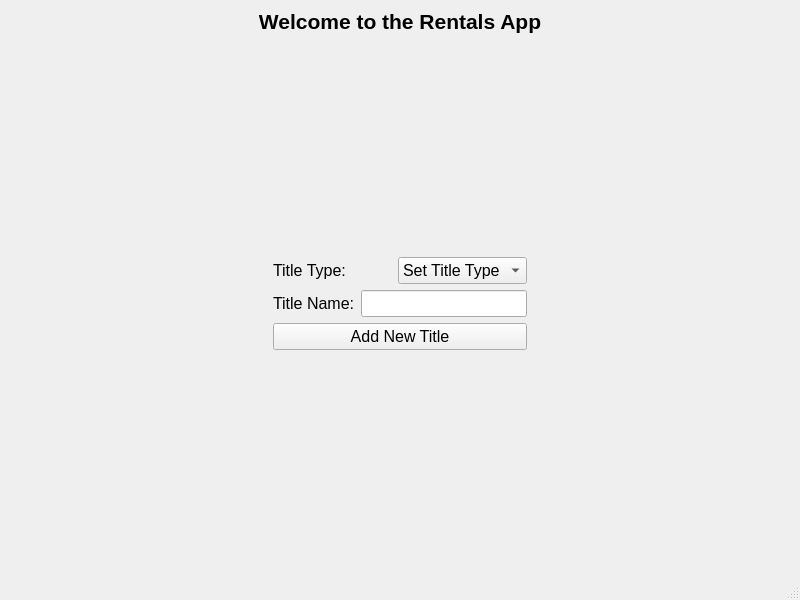
<?xml version="1.0" encoding="UTF-8"?>
<ui version="4.0">
 <class>MainWindow</class>
 <widget class="QMainWindow" name="MainWindow">
  <property name="geometry">
   <rect>
    <x>0</x>
    <y>0</y>
    <width>800</width>
    <height>600</height>
   </rect>
  </property>
  <property name="font">
   <font>
    <pointsize>12</pointsize>
   </font>
  </property>
  <property name="windowTitle">
   <string>MainWindow</string>
  </property>
  <widget class="QWidget" name="centralwidget">
   <layout class="QGridLayout" name="gridLayout_5">
    <item row="2" column="0">
     <spacer name="verticalSpacer_3">
      <property name="orientation">
       <enum>Qt::Vertical</enum>
      </property>
      <property name="sizeHint" stdset="0">
       <size>
        <width>20</width>
        <height>40</height>
       </size>
      </property>
     </spacer>
    </item>
    <item row="5" column="0">
     <spacer name="verticalSpacer_2">
      <property name="orientation">
       <enum>Qt::Vertical</enum>
      </property>
      <property name="sizeHint" stdset="0">
       <size>
        <width>20</width>
        <height>40</height>
       </size>
      </property>
     </spacer>
    </item>
    <item row="4" column="0">
     <widget class="QStackedWidget" name="stackedWidget">
      <property name="currentIndex">
       <number>5</number>
      </property>
      <widget class="QWidget" name="loginScreen">
       <layout class="QGridLayout" name="gridLayout">
        <item row="0" column="1">
         <widget class="QLabel" name="label">
          <property name="text">
           <string>Welcome! Please Login:</string>
          </property>
          <property name="alignment">
           <set>Qt::AlignCenter</set>
          </property>
         </widget>
        </item>
        <item row="1" column="0">
         <spacer name="horizontalSpacer">
          <property name="orientation">
           <enum>Qt::Horizontal</enum>
          </property>
          <property name="sizeHint" stdset="0">
           <size>
            <width>40</width>
            <height>20</height>
           </size>
          </property>
         </spacer>
        </item>
        <item row="3" column="1">
         <widget class="QPushButton" name="loginButton">
          <property name="text">
           <string>Login</string>
          </property>
         </widget>
        </item>
        <item row="1" column="1">
         <layout class="QHBoxLayout" name="horizontalLayout">
          <item>
           <widget class="QLabel" name="userLabel">
            <property name="text">
             <string>username:</string>
            </property>
           </widget>
          </item>
          <item>
           <widget class="QLineEdit" name="username"/>
          </item>
         </layout>
        </item>
        <item row="1" column="2">
         <spacer name="horizontalSpacer_2">
          <property name="orientation">
           <enum>Qt::Horizontal</enum>
          </property>
          <property name="sizeHint" stdset="0">
           <size>
            <width>40</width>
            <height>20</height>
           </size>
          </property>
         </spacer>
        </item>
        <item row="2" column="1">
         <layout class="QHBoxLayout" name="horizontalLayout_2">
          <item>
           <widget class="QLabel" name="passwordLabel">
            <property name="text">
             <string>password:</string>
            </property>
           </widget>
          </item>
          <item>
           <widget class="QLineEdit" name="password">
            <property name="echoMode">
             <enum>QLineEdit::Password</enum>
            </property>
           </widget>
          </item>
         </layout>
        </item>
       </layout>
      </widget>
      <widget class="QWidget" name="managerScreen">
       <layout class="QVBoxLayout" name="verticalLayout_6">
        <item>
         <widget class="QLabel" name="managerMenuLabel">
          <property name="font">
           <font>
            <pointsize>16</pointsize>
            <bold>true</bold>
           </font>
          </property>
          <property name="text">
           <string>Manager's Menu</string>
          </property>
          <property name="alignment">
           <set>Qt::AlignCenter</set>
          </property>
         </widget>
        </item>
        <item>
         <layout class="QHBoxLayout" name="horizontalLayout_15">
          <item>
           <widget class="QPushButton" name="addUser">
            <property name="text">
             <string>Add User</string>
            </property>
           </widget>
          </item>
          <item>
           <widget class="QPushButton" name="updateUser">
            <property name="text">
             <string>Update User</string>
            </property>
           </widget>
          </item>
          <item>
           <widget class="QPushButton" name="deleteUser">
            <property name="text">
             <string>Delete User</string>
            </property>
           </widget>
          </item>
         </layout>
        </item>
        <item>
         <layout class="QHBoxLayout" name="horizontalLayout_16">
          <item>
           <widget class="QPushButton" name="addTitle">
            <property name="text">
             <string>Add Title</string>
            </property>
           </widget>
          </item>
          <item>
           <widget class="QPushButton" name="updateTitle">
            <property name="text">
             <string>Update Title</string>
            </property>
           </widget>
          </item>
          <item>
           <widget class="QPushButton" name="deleteTitle">
            <property name="text">
             <string>Delete Title</string>
            </property>
           </widget>
          </item>
         </layout>
        </item>
        <item>
         <layout class="QHBoxLayout" name="horizontalLayout_17">
          <item>
           <widget class="QPushButton" name="addCustomer">
            <property name="text">
             <string>Add Customer</string>
            </property>
           </widget>
          </item>
          <item>
           <widget class="QPushButton" name="updateCustomer">
            <property name="text">
             <string>Update Customer</string>
            </property>
           </widget>
          </item>
          <item>
           <widget class="QPushButton" name="deleteCustomer">
            <property name="text">
             <string>Delete Customer</string>
            </property>
           </widget>
          </item>
         </layout>
        </item>
       </layout>
      </widget>
      <widget class="QWidget" name="clerkScreen">
       <layout class="QGridLayout" name="gridLayout_10">
        <item row="0" column="0">
         <layout class="QVBoxLayout" name="verticalLayout">
          <item>
           <widget class="QLabel" name="clerkMenuLabel">
            <property name="font">
             <font>
              <pointsize>14</pointsize>
              <bold>true</bold>
             </font>
            </property>
            <property name="text">
             <string>Clerk's Menu</string>
            </property>
            <property name="alignment">
             <set>Qt::AlignCenter</set>
            </property>
           </widget>
          </item>
          <item>
           <layout class="QHBoxLayout" name="horizontalLayout_24">
            <item>
             <widget class="QPushButton" name="addCustomerClerk">
              <property name="text">
               <string>Add Customer</string>
              </property>
             </widget>
            </item>
            <item>
             <widget class="QPushButton" name="updateCustomerClerk">
              <property name="text">
               <string>Update Customer</string>
              </property>
             </widget>
            </item>
            <item>
             <widget class="QPushButton" name="viewTitles">
              <property name="text">
               <string>View Titles</string>
              </property>
             </widget>
            </item>
           </layout>
          </item>
         </layout>
        </item>
       </layout>
      </widget>
      <widget class="QWidget" name="addUserForm">
       <layout class="QHBoxLayout" name="horizontalLayout_9">
        <item>
         <spacer name="horizontalSpacer_7">
          <property name="orientation">
           <enum>Qt::Horizontal</enum>
          </property>
          <property name="sizeHint" stdset="0">
           <size>
            <width>40</width>
            <height>20</height>
           </size>
          </property>
         </spacer>
        </item>
        <item>
         <layout class="QVBoxLayout" name="verticalLayout_2">
          <item>
           <layout class="QHBoxLayout" name="horizontalLayout_4">
            <item>
             <widget class="QLabel" name="roleLabel">
              <property name="text">
               <string>Role:</string>
              </property>
             </widget>
            </item>
            <item>
             <widget class="QComboBox" name="roleSelector">
              <item>
               <property name="text">
                <string>Set Role</string>
               </property>
              </item>
              <item>
               <property name="text">
                <string>Clerk</string>
               </property>
              </item>
              <item>
               <property name="text">
                <string>Manager</string>
               </property>
              </item>
             </widget>
            </item>
           </layout>
          </item>
          <item>
           <layout class="QHBoxLayout" name="horizontalLayout_5">
            <item>
             <widget class="QLabel" name="usernameLabel">
              <property name="text">
               <string>Username:</string>
              </property>
             </widget>
            </item>
            <item>
             <widget class="QLineEdit" name="enterUserBox"/>
            </item>
           </layout>
          </item>
          <item>
           <layout class="QHBoxLayout" name="horizontalLayout_6">
            <item>
             <widget class="QLabel" name="passwordLabel_2">
              <property name="text">
               <string>Password:</string>
              </property>
             </widget>
            </item>
            <item>
             <widget class="QLineEdit" name="enterPasswordBox"/>
            </item>
           </layout>
          </item>
          <item>
           <layout class="QHBoxLayout" name="horizontalLayout_7">
            <item>
             <widget class="QLabel" name="fnameLabel">
              <property name="text">
               <string>First Name:</string>
              </property>
             </widget>
            </item>
            <item>
             <widget class="QLineEdit" name="enterFnameBox"/>
            </item>
           </layout>
          </item>
          <item>
           <layout class="QHBoxLayout" name="horizontalLayout_8">
            <item>
             <widget class="QLabel" name="lnameLabel">
              <property name="text">
               <string>Last Name:</string>
              </property>
             </widget>
            </item>
            <item>
             <widget class="QLineEdit" name="enterLnameBox"/>
            </item>
           </layout>
          </item>
          <item>
           <widget class="QPushButton" name="addUserButton">
            <property name="text">
             <string>Add New User</string>
            </property>
           </widget>
          </item>
         </layout>
        </item>
        <item>
         <spacer name="horizontalSpacer_8">
          <property name="orientation">
           <enum>Qt::Horizontal</enum>
          </property>
          <property name="sizeHint" stdset="0">
           <size>
            <width>40</width>
            <height>20</height>
           </size>
          </property>
         </spacer>
        </item>
       </layout>
      </widget>
      <widget class="QWidget" name="addCustomerForm">
       <property name="enabled">
        <bool>true</bool>
       </property>
       <layout class="QGridLayout" name="gridLayout_6">
        <item row="0" column="0">
         <spacer name="horizontalSpacer_3">
          <property name="orientation">
           <enum>Qt::Horizontal</enum>
          </property>
          <property name="sizeHint" stdset="0">
           <size>
            <width>40</width>
            <height>20</height>
           </size>
          </property>
         </spacer>
        </item>
        <item row="0" column="1">
         <layout class="QVBoxLayout" name="verticalLayout_8">
          <item>
           <layout class="QHBoxLayout" name="horizontalLayout_20">
            <item>
             <widget class="QLabel" name="customerLabel">
              <property name="text">
               <string>Customer Name:</string>
              </property>
             </widget>
            </item>
            <item>
             <widget class="QLineEdit" name="enterCustomerBox"/>
            </item>
           </layout>
          </item>
          <item>
           <layout class="QHBoxLayout" name="horizontalLayout_21">
            <item>
             <widget class="QLabel" name="addressLabel">
              <property name="text">
               <string>Address:</string>
              </property>
             </widget>
            </item>
            <item>
             <widget class="QLineEdit" name="enterAddressBox"/>
            </item>
           </layout>
          </item>
          <item>
           <layout class="QHBoxLayout" name="horizontalLayout_22">
            <item>
             <widget class="QLabel" name="phoneLabel">
              <property name="text">
               <string>Phone Number</string>
              </property>
             </widget>
            </item>
            <item>
             <widget class="QLineEdit" name="enterPhoneBox"/>
            </item>
           </layout>
          </item>
          <item>
           <widget class="QPushButton" name="addCustomerButton">
            <property name="text">
             <string>Add New Customer</string>
            </property>
           </widget>
          </item>
          <item>
           <widget class="QPushButton" name="backButton">
            <property name="enabled">
             <bool>true</bool>
            </property>
            <property name="styleSheet">
             <string notr="true">background-color: rgb(198, 70, 0);</string>
            </property>
            <property name="text">
             <string>Go Back</string>
            </property>
           </widget>
          </item>
         </layout>
        </item>
        <item row="0" column="2">
         <spacer name="horizontalSpacer_4">
          <property name="orientation">
           <enum>Qt::Horizontal</enum>
          </property>
          <property name="sizeHint" stdset="0">
           <size>
            <width>40</width>
            <height>20</height>
           </size>
          </property>
         </spacer>
        </item>
       </layout>
      </widget>
      <widget class="QWidget" name="addTitleForm">
       <layout class="QGridLayout" name="gridLayout_4">
        <item row="0" column="1">
         <layout class="QVBoxLayout" name="verticalLayout_9">
          <item>
           <layout class="QHBoxLayout" name="horizontalLayout_18">
            <item>
             <widget class="QLabel" name="titleTypeLabel">
              <property name="text">
               <string>Title Type:</string>
              </property>
             </widget>
            </item>
            <item>
             <widget class="QComboBox" name="titleTypeSelector">
              <item>
               <property name="text">
                <string>Set Title Type</string>
               </property>
              </item>
              <item>
               <property name="text">
                <string>Movie DvD</string>
               </property>
              </item>
              <item>
               <property name="text">
                <string>Game Dvd</string>
               </property>
              </item>
             </widget>
            </item>
           </layout>
          </item>
          <item>
           <layout class="QHBoxLayout" name="horizontalLayout_19">
            <item>
             <widget class="QLabel" name="titleLabel">
              <property name="text">
               <string>Title Name:</string>
              </property>
             </widget>
            </item>
            <item>
             <widget class="QLineEdit" name="enterTitleBox"/>
            </item>
           </layout>
          </item>
          <item>
           <widget class="QPushButton" name="addTitleButton">
            <property name="text">
             <string>Add New Title</string>
            </property>
           </widget>
          </item>
         </layout>
        </item>
        <item row="0" column="0">
         <spacer name="horizontalSpacer_5">
          <property name="orientation">
           <enum>Qt::Horizontal</enum>
          </property>
          <property name="sizeHint" stdset="0">
           <size>
            <width>40</width>
            <height>20</height>
           </size>
          </property>
         </spacer>
        </item>
        <item row="0" column="2">
         <spacer name="horizontalSpacer_6">
          <property name="orientation">
           <enum>Qt::Horizontal</enum>
          </property>
          <property name="sizeHint" stdset="0">
           <size>
            <width>40</width>
            <height>20</height>
           </size>
          </property>
         </spacer>
        </item>
       </layout>
      </widget>
      <widget class="QWidget" name="updateUserForm">
       <layout class="QGridLayout" name="gridLayout_2">
        <item row="0" column="0">
         <spacer name="horizontalSpacer_13">
          <property name="orientation">
           <enum>Qt::Horizontal</enum>
          </property>
          <property name="sizeHint" stdset="0">
           <size>
            <width>40</width>
            <height>20</height>
           </size>
          </property>
         </spacer>
        </item>
        <item row="0" column="1">
         <layout class="QVBoxLayout" name="verticalLayout_4">
          <item>
           <layout class="QHBoxLayout" name="horizontalLayout_3">
            <item>
             <widget class="QLabel" name="roleLabel_2">
              <property name="text">
               <string>Role:</string>
              </property>
             </widget>
            </item>
            <item>
             <widget class="QComboBox" name="updateRole">
              <item>
               <property name="text">
                <string>Set Role</string>
               </property>
              </item>
              <item>
               <property name="text">
                <string>Clerk</string>
               </property>
              </item>
              <item>
               <property name="text">
                <string>Manager</string>
               </property>
              </item>
             </widget>
            </item>
           </layout>
          </item>
          <item>
           <layout class="QHBoxLayout" name="horizontalLayout_10">
            <item>
             <widget class="QLabel" name="usernameLabel_2">
              <property name="text">
               <string>Username:</string>
              </property>
             </widget>
            </item>
            <item>
             <widget class="QLineEdit" name="updateUserBox"/>
            </item>
           </layout>
          </item>
          <item>
           <layout class="QHBoxLayout" name="horizontalLayout_11">
            <item>
             <widget class="QLabel" name="passwordLabel_3">
              <property name="text">
               <string>Password:</string>
              </property>
             </widget>
            </item>
            <item>
             <widget class="QLineEdit" name="updatePasswordBox"/>
            </item>
           </layout>
          </item>
          <item>
           <layout class="QHBoxLayout" name="horizontalLayout_12">
            <item>
             <widget class="QLabel" name="fnameLabel_2">
              <property name="text">
               <string>First Name:</string>
              </property>
             </widget>
            </item>
            <item>
             <widget class="QLineEdit" name="updateFnameBox"/>
            </item>
           </layout>
          </item>
          <item>
           <layout class="QHBoxLayout" name="horizontalLayout_13">
            <item>
             <widget class="QLabel" name="lnameLabel_2">
              <property name="text">
               <string>Last Name:</string>
              </property>
             </widget>
            </item>
            <item>
             <widget class="QLineEdit" name="updateLnameBox"/>
            </item>
           </layout>
          </item>
         </layout>
        </item>
        <item row="0" column="2">
         <layout class="QVBoxLayout" name="verticalLayout_5">
          <item>
           <layout class="QHBoxLayout" name="horizontalLayout_14">
            <item>
             <widget class="QLabel" name="label_4">
              <property name="text">
               <string>Select User:</string>
              </property>
             </widget>
            </item>
            <item>
             <widget class="QSpinBox" name="userIDBox"/>
            </item>
           </layout>
          </item>
          <item>
           <widget class="QPushButton" name="updateButton">
            <property name="text">
             <string>Update User</string>
            </property>
           </widget>
          </item>
          <item>
           <widget class="QPushButton" name="deleteButton">
            <property name="text">
             <string>Delete User</string>
            </property>
           </widget>
          </item>
         </layout>
        </item>
        <item row="0" column="3">
         <spacer name="horizontalSpacer_14">
          <property name="orientation">
           <enum>Qt::Horizontal</enum>
          </property>
          <property name="sizeHint" stdset="0">
           <size>
            <width>40</width>
            <height>20</height>
           </size>
          </property>
         </spacer>
        </item>
       </layout>
      </widget>
      <widget class="QWidget" name="updateCustomerForm">
       <layout class="QGridLayout" name="gridLayout_8">
        <item row="0" column="0">
         <spacer name="horizontalSpacer_9">
          <property name="orientation">
           <enum>Qt::Horizontal</enum>
          </property>
          <property name="sizeHint" stdset="0">
           <size>
            <width>40</width>
            <height>20</height>
           </size>
          </property>
         </spacer>
        </item>
        <item row="0" column="1">
         <layout class="QGridLayout" name="gridLayout_7">
          <item row="0" column="0">
           <layout class="QVBoxLayout" name="verticalLayout_10">
            <item>
             <layout class="QHBoxLayout" name="horizontalLayout_32">
              <item>
               <widget class="QLabel" name="customerNameLabel">
                <property name="text">
                 <string>Customer Name:</string>
                </property>
               </widget>
              </item>
              <item>
               <widget class="QLineEdit" name="updateCustomerBox"/>
              </item>
             </layout>
            </item>
            <item>
             <layout class="QHBoxLayout" name="horizontalLayout_33">
              <item>
               <widget class="QLabel" name="updateAddressLabel">
                <property name="text">
                 <string>Customer Address:</string>
                </property>
               </widget>
              </item>
              <item>
               <widget class="QLineEdit" name="updateAddressBox"/>
              </item>
             </layout>
            </item>
            <item>
             <layout class="QHBoxLayout" name="horizontalLayout_34">
              <item>
               <widget class="QLabel" name="updatePhoneNoLabel">
                <property name="text">
                 <string>Phone Number:</string>
                </property>
               </widget>
              </item>
              <item>
               <widget class="QLineEdit" name="updatePhoneNoBox"/>
              </item>
             </layout>
            </item>
           </layout>
          </item>
          <item row="0" column="1">
           <layout class="QVBoxLayout" name="verticalLayout_13">
            <item>
             <layout class="QHBoxLayout" name="horizontalLayout_36">
              <item>
               <widget class="QLabel" name="selectCustomerLabel">
                <property name="text">
                 <string>Select Customer:</string>
                </property>
               </widget>
              </item>
              <item>
               <widget class="QSpinBox" name="customerIDBox"/>
              </item>
             </layout>
            </item>
            <item>
             <widget class="QPushButton" name="customerUpdateButton">
              <property name="text">
               <string>Update Customer</string>
              </property>
             </widget>
            </item>
            <item>
             <widget class="QPushButton" name="customerDeleteButton">
              <property name="text">
               <string>Delete Customer</string>
              </property>
             </widget>
            </item>
           </layout>
          </item>
         </layout>
        </item>
        <item row="0" column="2">
         <spacer name="horizontalSpacer_10">
          <property name="orientation">
           <enum>Qt::Horizontal</enum>
          </property>
          <property name="sizeHint" stdset="0">
           <size>
            <width>40</width>
            <height>20</height>
           </size>
          </property>
         </spacer>
        </item>
       </layout>
      </widget>
      <widget class="QWidget" name="updateTitleForm">
       <layout class="QGridLayout" name="gridLayout_9">
        <item row="0" column="0">
         <spacer name="horizontalSpacer_11">
          <property name="orientation">
           <enum>Qt::Horizontal</enum>
          </property>
          <property name="sizeHint" stdset="0">
           <size>
            <width>40</width>
            <height>20</height>
           </size>
          </property>
         </spacer>
        </item>
        <item row="0" column="2">
         <spacer name="horizontalSpacer_12">
          <property name="orientation">
           <enum>Qt::Horizontal</enum>
          </property>
          <property name="sizeHint" stdset="0">
           <size>
            <width>40</width>
            <height>20</height>
           </size>
          </property>
         </spacer>
        </item>
        <item row="0" column="1">
         <layout class="QGridLayout" name="gridLayout_3">
          <item row="0" column="0">
           <layout class="QVBoxLayout" name="verticalLayout_12">
            <item>
             <layout class="QHBoxLayout" name="horizontalLayout_30">
              <item>
               <widget class="QLabel" name="roleLabel_4">
                <property name="text">
                 <string>Title Type:</string>
                </property>
               </widget>
              </item>
              <item>
               <widget class="QComboBox" name="updateTitleType">
                <item>
                 <property name="text">
                  <string>Update Title Type</string>
                 </property>
                </item>
                <item>
                 <property name="text">
                  <string>Movie DvD</string>
                 </property>
                </item>
                <item>
                 <property name="text">
                  <string>Game DvD</string>
                 </property>
                </item>
               </widget>
              </item>
             </layout>
            </item>
            <item>
             <layout class="QHBoxLayout" name="horizontalLayout_31">
              <item>
               <widget class="QLabel" name="titleNameLabel">
                <property name="text">
                 <string>Title Name:</string>
                </property>
               </widget>
              </item>
              <item>
               <widget class="QLineEdit" name="updateTitleBox"/>
              </item>
             </layout>
            </item>
           </layout>
          </item>
          <item row="0" column="1">
           <layout class="QVBoxLayout" name="verticalLayout_11">
            <item>
             <layout class="QHBoxLayout" name="horizontalLayout_29">
              <item>
               <widget class="QLabel" name="selectUserLabel">
                <property name="text">
                 <string>Select Title:</string>
                </property>
               </widget>
              </item>
              <item>
               <widget class="QSpinBox" name="titleIDBox"/>
              </item>
             </layout>
            </item>
            <item>
             <widget class="QPushButton" name="updateTitleButton">
              <property name="text">
               <string>Update Title</string>
              </property>
             </widget>
            </item>
            <item>
             <widget class="QPushButton" name="deleteTitleButton">
              <property name="text">
               <string>Delete Title</string>
              </property>
             </widget>
            </item>
           </layout>
          </item>
         </layout>
        </item>
       </layout>
      </widget>
     </widget>
    </item>
    <item row="1" column="0">
     <widget class="QLabel" name="welcome">
      <property name="font">
       <font>
        <pointsize>16</pointsize>
        <bold>true</bold>
       </font>
      </property>
      <property name="text">
       <string>Welcome to the Rentals App</string>
      </property>
      <property name="alignment">
       <set>Qt::AlignCenter</set>
      </property>
     </widget>
    </item>
   </layout>
  </widget>
  <widget class="QStatusBar" name="statusbar"/>
 </widget>
 <resources/>
 <connections/>
</ui>
